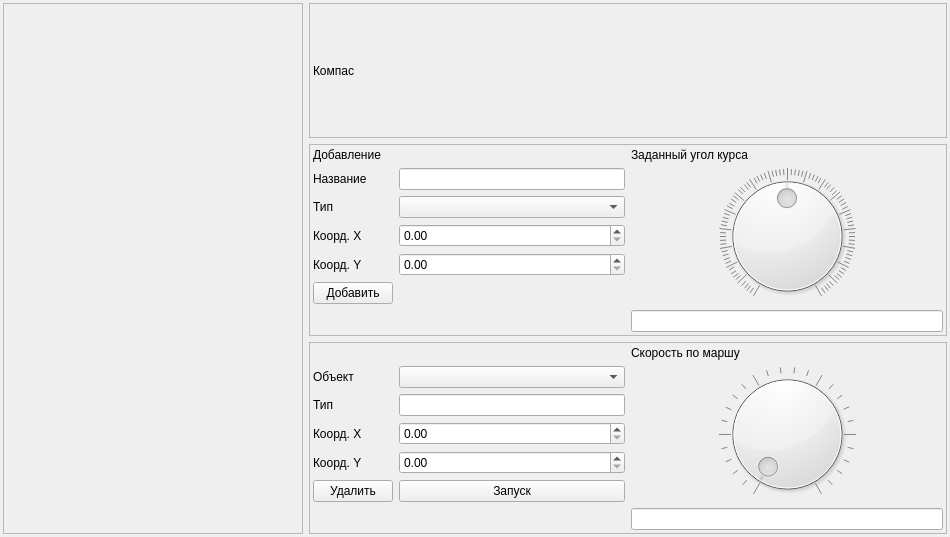
<?xml version="1.0" encoding="UTF-8"?>
<ui version="4.0">
 <class>mapMain</class>
 <widget class="QWidget" name="mapMain">
  <property name="geometry">
   <rect>
    <x>0</x>
    <y>0</y>
    <width>950</width>
    <height>537</height>
   </rect>
  </property>
  <property name="sizePolicy">
   <sizepolicy hsizetype="Preferred" vsizetype="Preferred">
    <horstretch>0</horstretch>
    <verstretch>0</verstretch>
   </sizepolicy>
  </property>
  <property name="windowTitle">
   <string>Form</string>
  </property>
  <layout class="QGridLayout" name="gridLayout_6">
   <property name="leftMargin">
    <number>3</number>
   </property>
   <property name="topMargin">
    <number>3</number>
   </property>
   <property name="rightMargin">
    <number>3</number>
   </property>
   <property name="bottomMargin">
    <number>3</number>
   </property>
   <item row="0" column="1">
    <widget class="QFrame" name="frameComp">
     <property name="frameShape">
      <enum>QFrame::StyledPanel</enum>
     </property>
     <property name="frameShadow">
      <enum>QFrame::Raised</enum>
     </property>
     <layout class="QGridLayout" name="gridLayout_2">
      <property name="leftMargin">
       <number>3</number>
      </property>
      <property name="topMargin">
       <number>3</number>
      </property>
      <property name="rightMargin">
       <number>3</number>
      </property>
      <property name="bottomMargin">
       <number>3</number>
      </property>
      <item row="0" column="0">
       <widget class="QLabel" name="lblComp">
        <property name="text">
         <string>Компас</string>
        </property>
       </widget>
      </item>
     </layout>
    </widget>
   </item>
   <item row="1" column="1">
    <widget class="QFrame" name="frameEdit">
     <property name="frameShape">
      <enum>QFrame::StyledPanel</enum>
     </property>
     <property name="frameShadow">
      <enum>QFrame::Raised</enum>
     </property>
     <layout class="QGridLayout" name="gridLayout_5">
      <property name="leftMargin">
       <number>3</number>
      </property>
      <property name="topMargin">
       <number>3</number>
      </property>
      <property name="rightMargin">
       <number>3</number>
      </property>
      <property name="bottomMargin">
       <number>3</number>
      </property>
      <item row="1" column="1">
       <widget class="QDial" name="dialPsi">
        <property name="minimum">
         <number>-179</number>
        </property>
        <property name="maximum">
         <number>179</number>
        </property>
        <property name="notchesVisible">
         <bool>true</bool>
        </property>
       </widget>
      </item>
      <item row="0" column="1">
       <widget class="QLabel" name="lblPsi">
        <property name="text">
         <string>Заданный угол курса</string>
        </property>
       </widget>
      </item>
      <item row="0" column="0">
       <widget class="QLabel" name="lblEdit">
        <property name="text">
         <string>Добавление</string>
        </property>
       </widget>
      </item>
      <item row="1" column="0">
       <layout class="QGridLayout" name="gridEdit">
        <item row="2" column="0">
         <widget class="QLabel" name="lblXEdit">
          <property name="text">
           <string>Коорд. Х</string>
          </property>
         </widget>
        </item>
        <item row="1" column="0">
         <widget class="QLabel" name="lblTypeEdit">
          <property name="text">
           <string>Тип</string>
          </property>
         </widget>
        </item>
        <item row="3" column="1">
         <widget class="QDoubleSpinBox" name="dsbYEdit"/>
        </item>
        <item row="3" column="0">
         <widget class="QLabel" name="lblYEdit">
          <property name="text">
           <string>Коорд. Y</string>
          </property>
         </widget>
        </item>
        <item row="4" column="0">
         <widget class="QPushButton" name="pbAdd">
          <property name="text">
           <string>Добавить</string>
          </property>
         </widget>
        </item>
        <item row="2" column="1">
         <widget class="QDoubleSpinBox" name="dsbXEdit"/>
        </item>
        <item row="0" column="0">
         <widget class="QLabel" name="lblNameEdit">
          <property name="text">
           <string>Название</string>
          </property>
         </widget>
        </item>
        <item row="0" column="1">
         <widget class="QLineEdit" name="leNameEdit"/>
        </item>
        <item row="1" column="1">
         <widget class="QComboBox" name="comboTypeEdit"/>
        </item>
       </layout>
      </item>
      <item row="2" column="1">
       <widget class="QLineEdit" name="lePsi"/>
      </item>
     </layout>
    </widget>
   </item>
   <item row="2" column="1">
    <widget class="QFrame" name="frameParams">
     <property name="frameShape">
      <enum>QFrame::StyledPanel</enum>
     </property>
     <property name="frameShadow">
      <enum>QFrame::Raised</enum>
     </property>
     <layout class="QGridLayout" name="gridLayout">
      <property name="leftMargin">
       <number>3</number>
      </property>
      <property name="topMargin">
       <number>3</number>
      </property>
      <property name="rightMargin">
       <number>3</number>
      </property>
      <property name="bottomMargin">
       <number>3</number>
      </property>
      <item row="1" column="0">
       <layout class="QGridLayout" name="gridParams" rowstretch="0,0,0,0,0">
        <item row="4" column="1">
         <widget class="QPushButton" name="pbLaunch">
          <property name="text">
           <string>Запуск</string>
          </property>
         </widget>
        </item>
        <item row="3" column="0">
         <widget class="QLabel" name="lblY">
          <property name="text">
           <string>Коорд. Y</string>
          </property>
         </widget>
        </item>
        <item row="2" column="0">
         <widget class="QLabel" name="lblX">
          <property name="text">
           <string>Коорд. Х</string>
          </property>
         </widget>
        </item>
        <item row="1" column="0">
         <widget class="QLabel" name="lblType">
          <property name="text">
           <string>Тип</string>
          </property>
         </widget>
        </item>
        <item row="1" column="1">
         <widget class="QLineEdit" name="leType"/>
        </item>
        <item row="0" column="0">
         <widget class="QLabel" name="lblObj">
          <property name="text">
           <string>Объект</string>
          </property>
         </widget>
        </item>
        <item row="0" column="1">
         <widget class="QComboBox" name="comboObj"/>
        </item>
        <item row="2" column="1">
         <widget class="QDoubleSpinBox" name="dsbX"/>
        </item>
        <item row="3" column="1">
         <widget class="QDoubleSpinBox" name="dsbY"/>
        </item>
        <item row="4" column="0">
         <widget class="QPushButton" name="pbDelete">
          <property name="text">
           <string>Удалить</string>
          </property>
         </widget>
        </item>
       </layout>
      </item>
      <item row="1" column="1">
       <widget class="QDial" name="dialMarsh">
        <property name="maximum">
         <number>99</number>
        </property>
        <property name="notchesVisible">
         <bool>true</bool>
        </property>
       </widget>
      </item>
      <item row="0" column="1">
       <widget class="QLabel" name="lblMarsh">
        <property name="text">
         <string>Скорость по маршу</string>
        </property>
       </widget>
      </item>
      <item row="2" column="1">
       <widget class="QLineEdit" name="leMarsh"/>
      </item>
     </layout>
    </widget>
   </item>
   <item row="0" column="0" rowspan="3">
    <widget class="QFrame" name="frameMap">
     <property name="minimumSize">
      <size>
       <width>300</width>
       <height>300</height>
      </size>
     </property>
     <property name="frameShape">
      <enum>QFrame::StyledPanel</enum>
     </property>
     <property name="frameShadow">
      <enum>QFrame::Raised</enum>
     </property>
     <layout class="QGridLayout" name="gridLayout_4"/>
    </widget>
   </item>
  </layout>
 </widget>
 <layoutdefault spacing="6" margin="11"/>
 <resources/>
 <connections/>
</ui>
